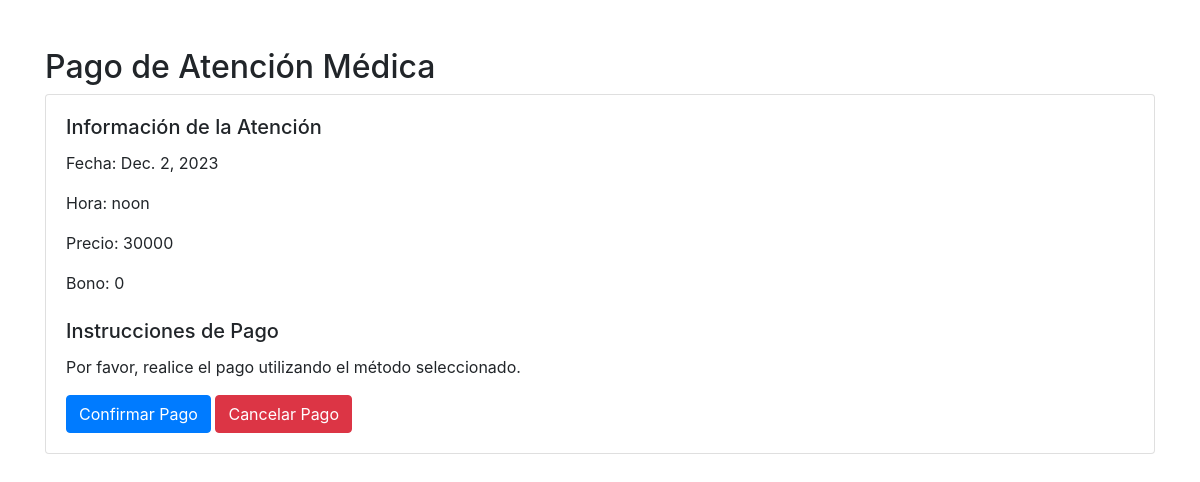
The app's page /centroMedicoApp/pago/11/ with its own data.
### centroMedicoApp/models.py (models this page shows, shortened)
class Atencion(models.Model):
    id_ate = models.AutoField(primary_key=True)
    fecha_ate = models.DateField(default=timezone.now)
    hora_ate = models.TimeField(default=0)
    precio_ate = models.DecimalField(max_digits=20, decimal_places=0)
    bono_ate = models.CharField(max_length=20, default=0)
    rut_cli = models.ForeignKey(Paciente, on_delete=models.CASCADE)
    rut_med = models.ForeignKey(Medico, on_delete=models.CASCADE, related_name='atenciones')
    id_boleta = models.ForeignKey(Boleta, on_delete=models.CASCADE)
    id_esp = models.ForeignKey(Especialidad, on_delete=models.CASCADE)
    disponible_ate = models.BooleanField(default=True)
    class Meta:
        unique_together = [('id_ate', 'id_esp')]

### centroMedicoApp/views.py (the view)
# urls.py: path('pago/<int:id_ate>/', views.web_pago, name="web_pago"),
def web_pago(request, id_ate):
    atencion = Atencion.objects.get(id_ate=id_ate)
    context = {
        'atencion': atencion
    }
    return render(request, 'pages/pago.html', context)

### centroMedicoApp/templates/pages/pago.html (shortened to what this page needs)
<!DOCTYPE html>
<html lang="en">
<head>
    <link rel="stylesheet" href="https://maxcdn.bootstrapcdn.com/bootstrap/4.0.0/css/bootstrap.min.css">
</head>
<body>
    <div class="container mt-5">
        <h2>Pago de Atención Médica</h2>
        <div class="card">
            <div class="card-body">
                <h5 class="card-title">Información de la Atención</h5>
                <p class="card-text">Fecha: {{ atencion.fecha_ate }}</p>
                <p class="card-text">Hora: {{ atencion.hora_ate }}</p>
                <p class="card-text">Precio: {{ atencion.precio_ate }}</p>
                <p class="card-text">Bono: {{ atencion.bono_ate }}</p>
                <h5 class="card-title mt-4">Instrucciones de Pago</h5>
                <p class="card-text">Por favor, realice el pago utilizando el método seleccionado.</p>
                <button id="btn-confirmar" class="btn btn-primary">Confirmar Pago</button>
                <button id="btn-cancelar" class="btn btn-danger">Cancelar Pago</button>
            </div>
        </div>
    </div>
</body>
</html>

### records on screen
Atencion: fecha_ate "Dec. 2, 2023", hora_ate "noon", precio_ate "30000", bono_ate "0"
